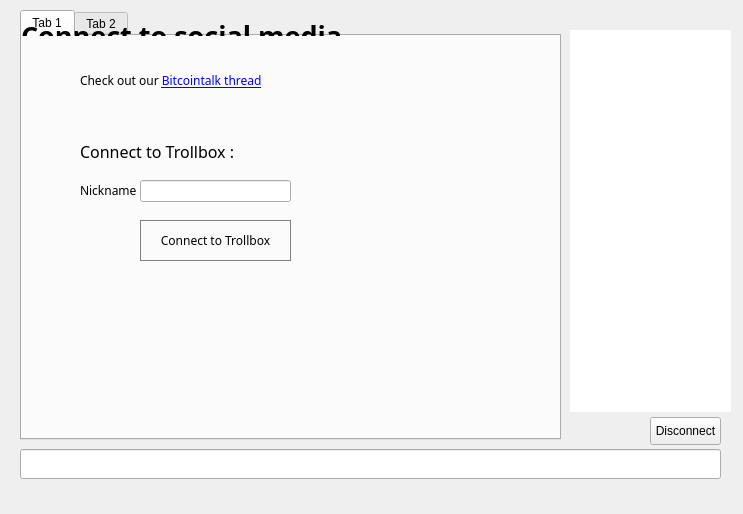
<?xml version="1.0" encoding="UTF-8"?>
<ui version="4.0">
 <class>ChatWindowClass</class>
 <widget class="QWidget" name="ChatWindowClass">
  <property name="geometry">
   <rect>
    <x>0</x>
    <y>0</y>
    <width>743</width>
    <height>514</height>
   </rect>
  </property>
  <widget class="QWidget" name="widget_2" native="true">
   <property name="geometry">
    <rect>
     <x>0</x>
     <y>0</y>
     <width>741</width>
     <height>511</height>
    </rect>
   </property>
   <widget class="QWidget" name="splitter" native="true">
    <property name="enabled">
     <bool>true</bool>
    </property>
    <property name="geometry">
     <rect>
      <x>10</x>
      <y>10</y>
      <width>721</width>
      <height>501</height>
     </rect>
    </property>
    <property name="styleSheet">
     <string notr="true"/>
    </property>
    <widget class="QTabWidget" name="tab">
     <property name="geometry">
      <rect>
       <x>10</x>
       <y>0</y>
       <width>541</width>
       <height>430</height>
      </rect>
     </property>
     <property name="styleSheet">
      <string notr="true"/>
     </property>
     <property name="tabShape">
      <enum>QTabWidget::Rounded</enum>
     </property>
     <property name="currentIndex">
      <number>0</number>
     </property>
     <property name="tabsClosable">
      <bool>false</bool>
     </property>
     <widget class="QWidget" name="widget_4">
      <attribute name="title">
       <string>Tab 1</string>
      </attribute>
     </widget>
     <widget class="QWidget" name="tab_5">
      <attribute name="title">
       <string>Tab 2</string>
      </attribute>
     </widget>
    </widget>
    <widget class="QLineEdit" name="lineEdit">
     <property name="geometry">
      <rect>
       <x>10</x>
       <y>439</y>
       <width>701</width>
       <height>30</height>
      </rect>
     </property>
     <property name="sizePolicy">
      <sizepolicy hsizetype="Fixed" vsizetype="Fixed">
       <horstretch>0</horstretch>
       <verstretch>0</verstretch>
      </sizepolicy>
     </property>
     <property name="maximumSize">
      <size>
       <width>16777215</width>
       <height>30</height>
      </size>
     </property>
    </widget>
    <widget class="QListView" name="userView">
     <property name="geometry">
      <rect>
       <x>560</x>
       <y>20</y>
       <width>161</width>
       <height>382</height>
      </rect>
     </property>
     <property name="minimumSize">
      <size>
       <width>0</width>
       <height>300</height>
      </size>
     </property>
     <property name="styleSheet">
      <string notr="true">border-radius:10px;</string>
     </property>
     <property name="frameShape">
      <enum>QFrame::StyledPanel</enum>
     </property>
    </widget>
    <widget class="QPushButton" name="disconnect">
     <property name="geometry">
      <rect>
       <x>640</x>
       <y>407</y>
       <width>71</width>
       <height>28</height>
      </rect>
     </property>
     <property name="text">
      <string>Disconnect</string>
     </property>
    </widget>
   </widget>
   <widget class="QWidget" name="hide3" native="true">
    <property name="geometry">
     <rect>
      <x>0</x>
      <y>0</y>
      <width>741</width>
      <height>511</height>
     </rect>
    </property>
    <property name="styleSheet">
     <string notr="true">font-family:Proxima Nova Rg;</string>
    </property>
    <widget class="QWidget" name="layoutWidget">
     <property name="geometry">
      <rect>
       <x>10</x>
       <y>6</y>
       <width>731</width>
       <height>41</height>
      </rect>
     </property>
     <layout class="QHBoxLayout" name="hide1">
      <property name="spacing">
       <number>7</number>
      </property>
      <item>
       <widget class="QLabel" name="label_9">
        <property name="sizePolicy">
         <sizepolicy hsizetype="Preferred" vsizetype="Preferred">
          <horstretch>0</horstretch>
          <verstretch>0</verstretch>
         </sizepolicy>
        </property>
        <property name="font">
         <font>
          <family>Proxima Nova Rg</family>
         </font>
        </property>
        <property name="text">
         <string>&lt;html&gt;&lt;head/&gt;&lt;body&gt;&lt;p&gt;&lt;span style=&quot; font-size:20pt; font-weight:600;&quot;&gt;Connect to social media&lt;/span&gt;&lt;/p&gt;&lt;/body&gt;&lt;/html&gt;</string>
        </property>
       </widget>
      </item>
     </layout>
    </widget>
    <widget class="QLabel" name="hide2">
     <property name="geometry">
      <rect>
       <x>80</x>
       <y>60</y>
       <width>541</width>
       <height>41</height>
      </rect>
     </property>
     <property name="text">
      <string>&lt;html&gt;&lt;head/&gt;&lt;body&gt;&lt;p&gt;&lt;span style=&quot; font-size:9pt;&quot;&gt;Check out our &lt;/span&gt;&lt;a href=&quot;https://bitcointalk.org/index.php?topic=578574.0&quot;&gt;&lt;span style=&quot; font-size:9pt; text-decoration: underline; color:#0000ff;&quot;&gt;Bitcointalk thread&lt;/span&gt;&lt;/a&gt;&lt;/p&gt;&lt;/body&gt;&lt;/html&gt;</string>
     </property>
     <property name="wordWrap">
      <bool>true</bool>
     </property>
     <property name="openExternalLinks">
      <bool>true</bool>
     </property>
    </widget>
    <widget class="QLabel" name="label">
     <property name="geometry">
      <rect>
       <x>120</x>
       <y>310</y>
       <width>111</width>
       <height>131</height>
      </rect>
     </property>
     <property name="text">
      <string>&lt;html&gt;&lt;head/&gt;&lt;body&gt;&lt;p align=&quot;center&quot;&gt;&lt;a href=&quot;https://twitter.com/GDenomination&quot;&gt;&lt;span style=&quot; text-decoration: underline; color:#0000ff;&quot;&gt;&lt;img src=&quot;:/icons/twitter&quot;/&gt;&lt;/span&gt;&lt;/a&gt;&lt;/p&gt;&lt;/body&gt;&lt;/html&gt;</string>
     </property>
     <property name="margin">
      <number>5</number>
     </property>
     <property name="openExternalLinks">
      <bool>true</bool>
     </property>
    </widget>
    <widget class="QLabel" name="label_3">
     <property name="geometry">
      <rect>
       <x>260</x>
       <y>310</y>
       <width>111</width>
       <height>131</height>
      </rect>
     </property>
     <property name="text">
      <string>&lt;html&gt;&lt;head/&gt;&lt;body&gt;&lt;p&gt;&lt;a href=&quot;https://www.facebook.com/GlobalDenomination&quot;&gt;&lt;span style=&quot; text-decoration: underline; color:#0000ff;&quot;&gt;&lt;img src=&quot;:/icons/face&quot;/&gt;&lt;/span&gt;&lt;/a&gt;&lt;/p&gt;&lt;/body&gt;&lt;/html&gt;</string>
     </property>
     <property name="openExternalLinks">
      <bool>true</bool>
     </property>
    </widget>
    <widget class="QLabel" name="label_4">
     <property name="geometry">
      <rect>
       <x>350</x>
       <y>310</y>
       <width>91</width>
       <height>131</height>
      </rect>
     </property>
     <property name="text">
      <string>&lt;html&gt;&lt;head/&gt;&lt;body&gt;&lt;p&gt;&lt;a href=&quot;http://www.reddit.com/r/GlobalDenominationGDN/&quot;&gt;&lt;span style=&quot; text-decoration: underline; color:#0000ff;&quot;&gt;&lt;img src=&quot;:/icons/reddit&quot;/&gt;&lt;/span&gt;&lt;/a&gt;&lt;/p&gt;&lt;/body&gt;&lt;/html&gt;</string>
     </property>
     <property name="openExternalLinks">
      <bool>true</bool>
     </property>
    </widget>
    <widget class="QLabel" name="label_6">
     <property name="geometry">
      <rect>
       <x>460</x>
       <y>310</y>
       <width>131</width>
       <height>131</height>
      </rect>
     </property>
     <property name="text">
      <string>&lt;html&gt;&lt;head/&gt;&lt;body&gt;&lt;p&gt;&lt;a href=&quot;http://cryptoconnecta.com&quot;&gt;&lt;span style=&quot; text-decoration: underline; color:#0000ff;&quot;&gt;&lt;img src=&quot;:/icons/cc&quot;/&gt;&lt;/span&gt;&lt;/a&gt;&lt;/p&gt;&lt;/body&gt;&lt;/html&gt;</string>
     </property>
     <property name="openExternalLinks">
      <bool>true</bool>
     </property>
    </widget>
    <widget class="QLineEdit" name="editPseudo">
     <property name="geometry">
      <rect>
       <x>140</x>
       <y>180</y>
       <width>151</width>
       <height>22</height>
      </rect>
     </property>
     <property name="text">
      <string/>
     </property>
    </widget>
    <widget class="QLabel" name="label_5">
     <property name="geometry">
      <rect>
       <x>80</x>
       <y>180</y>
       <width>61</width>
       <height>21</height>
      </rect>
     </property>
     <property name="text">
      <string>Nickname</string>
     </property>
    </widget>
    <widget class="QPushButton" name="buttonConnect">
     <property name="geometry">
      <rect>
       <x>140</x>
       <y>220</y>
       <width>151</width>
       <height>41</height>
      </rect>
     </property>
     <property name="styleSheet">
      <string notr="true">border-radius:40px;border:1px solid grey</string>
     </property>
     <property name="text">
      <string>Connect to Trollbox</string>
     </property>
    </widget>
    <widget class="QLabel" name="label_10">
     <property name="geometry">
      <rect>
       <x>80</x>
       <y>140</y>
       <width>181</width>
       <height>21</height>
      </rect>
     </property>
     <property name="text">
      <string>&lt;html&gt;&lt;head/&gt;&lt;body&gt;&lt;p&gt;&lt;span style=&quot; font-size:12pt;&quot;&gt;Connect to Trollbox :&lt;/span&gt;&lt;/p&gt;&lt;/body&gt;&lt;/html&gt;</string>
     </property>
    </widget>
   </widget>
  </widget>
  <action name="actionQuit">
   <property name="text">
    <string>Quitter</string>
   </property>
   <property name="shortcut">
    <string>Ctrl+Q</string>
   </property>
  </action>
  <action name="actionCloseTab">
   <property name="text">
    <string>Fermer l'onglet</string>
   </property>
  </action>
 </widget>
 <layoutdefault spacing="6" margin="11"/>
 <resources/>
 <connections/>
</ui>
